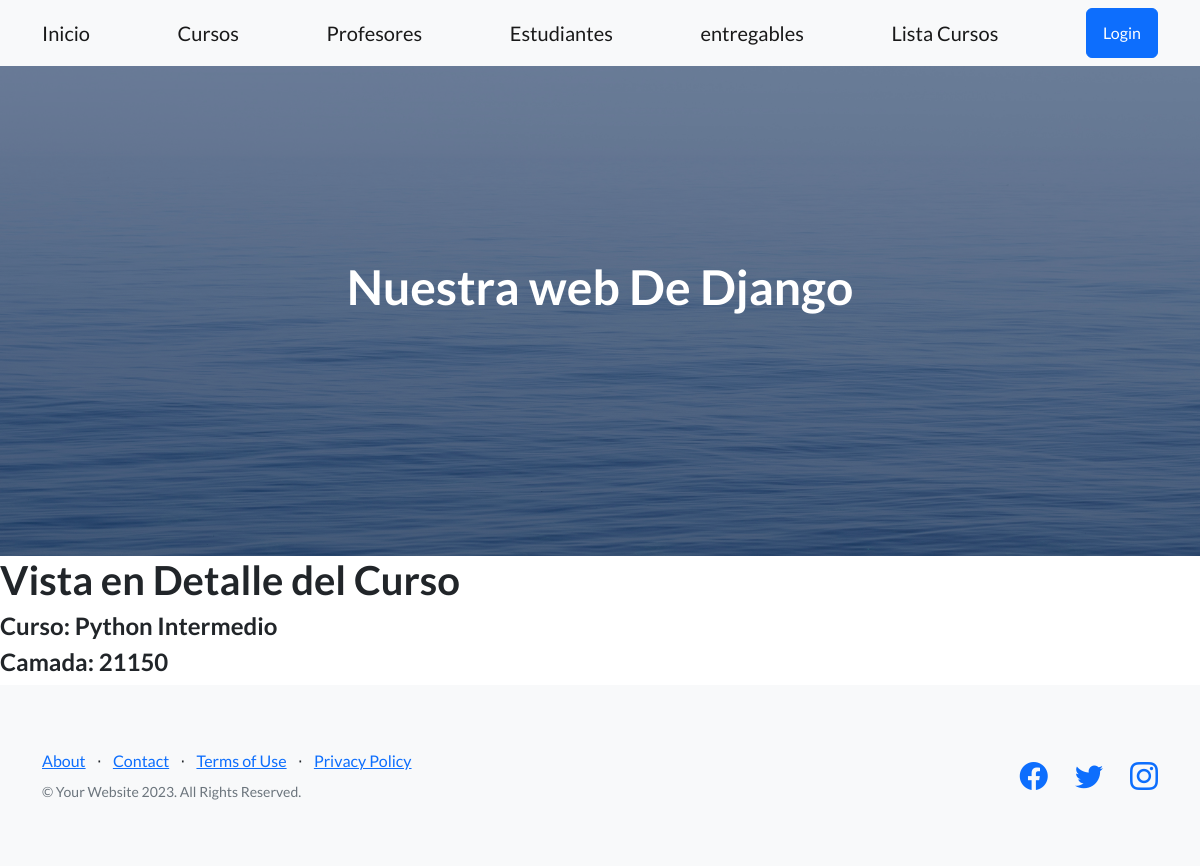
The page /app-coder/DetalleCursos/2 on the database as committed earlier.
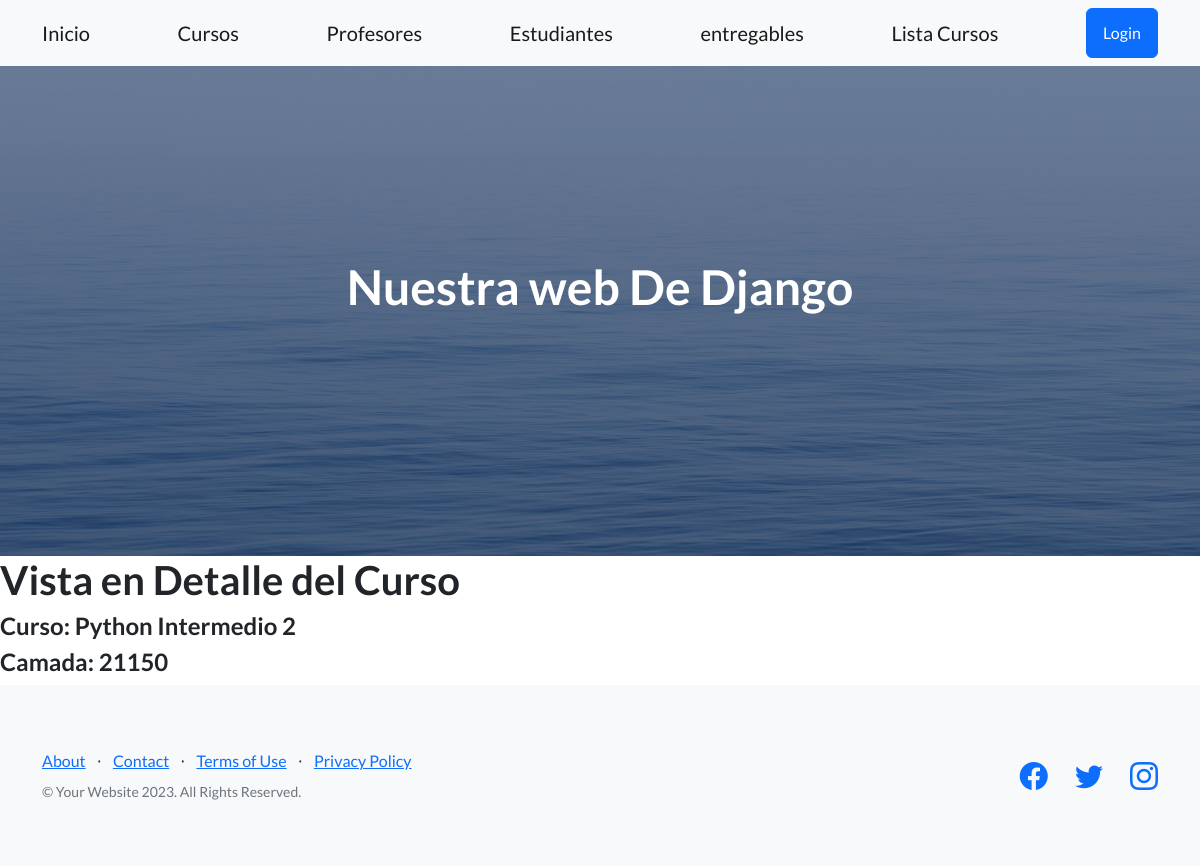
The same page on the database as committed later.
### AppCoder/models.py (models this page shows, shortened)
class Curso(models.Model):
    nombre = models.CharField(max_length=40)
    camada = models.IntegerField()
    class Meta():
        ordering = ('nombre', 'camada')
        unique_together = ('nombre', 'camada')

### AppCoder/views.py (the view)
# urls.py: path('DetalleCursos/<pk>', CursoDetail.as_view(), name="DetalleCursos"),
class CursoDetail(DetailView):
    model = Curso
    template_name = "curso_detail.html"
    context_object_name = "curso"

### AppCoder/templates/curso_detail.html
{% extends 'padre.html' %}
{% block contenidoQuecambia %}
    <h1>Vista en Detalle del Curso</h1>
    <h4>Curso: {{curso.nombre}}</h4>
    <h4>Camada: {{curso.camada}}</h4>
{% endblock contenidoQuecambia %}

Rows that differ between the two databases and show on the page:
changed Curso: nombre "Python Intermedio" → "Python Intermedio 2"
